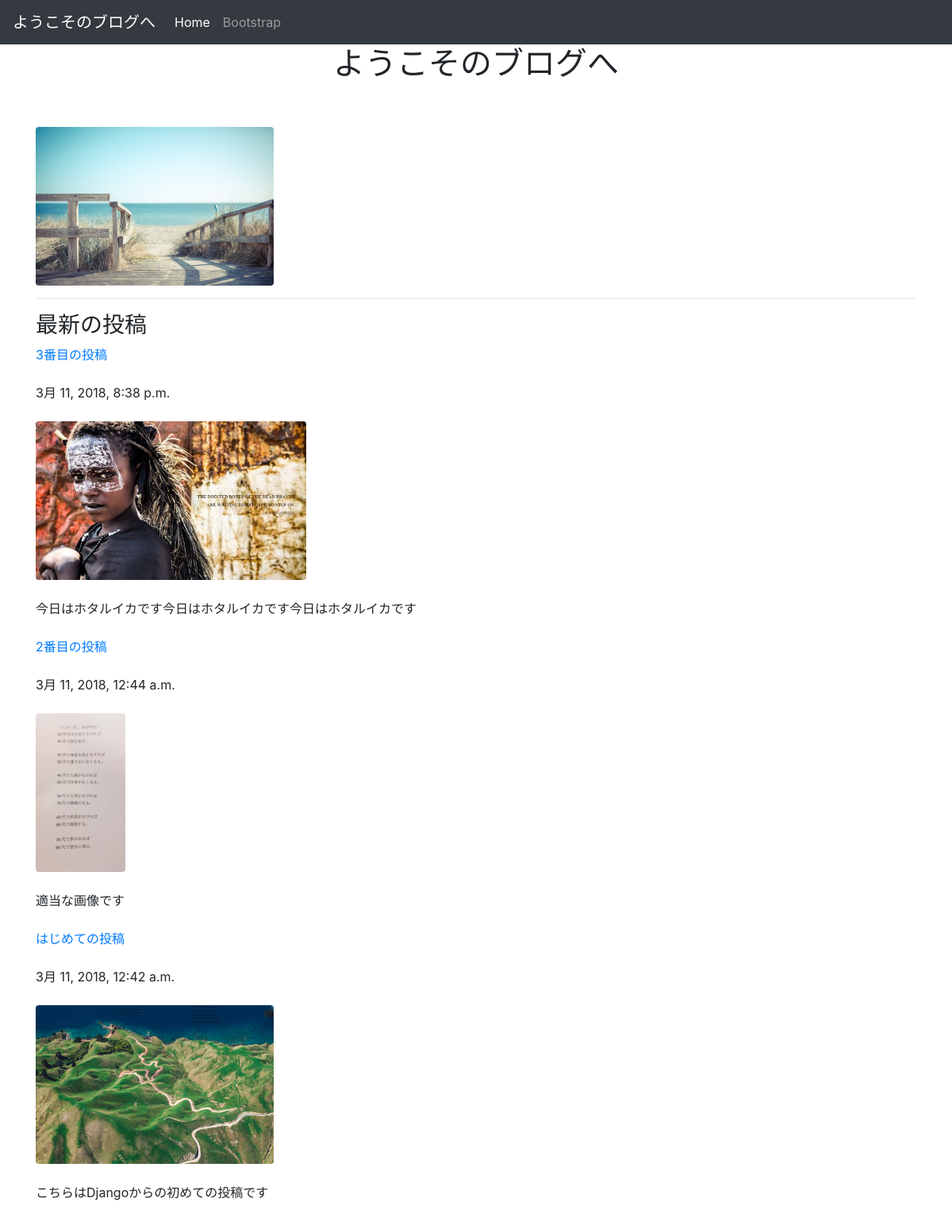
/posts/, run on the app's committed database.
### posts/models.py (models this page shows, shortened)
class Post(models.Model):
    title = models.CharField(max_length=100)
    published = models.DateTimeField()
    image = models.ImageField(upload_to='media/')
    body = models.TextField()
    def summary(self):
        return self.body[:30]

### posts/views.py (the view)
def index(request):
    posts = Post.objects.order_by("-published")
    return render(request, 'posts/index.html', {"posts" : posts})

### posts/templates/posts/index.html (shortened to what this page needs)
<!DOCTYPE html>
<html lang="ja-jp">
<head>
  <link rel="stylesheet" href="https://maxcdn.bootstrapcdn.com/bootstrap/4.0.0/css/bootstrap.min.css">
</head>
<body>
  <nav class="navbar navbar-expand-lg navbar-dark bg-dark">
    <a class="navbar-brand" href="#">ようこそのブログへ</a>
    <div class="collapse navbar-collapse" id="navbarSupportedContent">
      <ul class="navbar-nav mr-auto">
        <li class="nav-item active">
          <a class="nav-link" href="#">Home <span class="sr-only">(current)</span></a>
        </li>
        <li class="nav-item">
          <a class="nav-link" href="https://getbootstrap.com/docs/4.0/content/images/">Bootstrap</a>
        </li>
      </ul>
    </div>
  </nav>
  <div class="container">
    <h1 class="text-center">ようこそのブログへ</h1>
    <br><br>
    {% load static%}
    <img src="{%static 'posts/15532327436_d845e12436_o.jpg'%}" alt="" class="img-fluid rounded" style="max-height: 200px;" >
    <hr>
    <h3>最新の投稿</h3>
    {% for post in posts.all%}
    <a href="{% url 'post_detail' post.id %}"> {{post.title}}</a>
    <br><br>
    {{post.published}}
    <br><br>
    <img src="{{post.image.url}}" alt="" class="img-fluid rounded" style="max-height: 200px;">
    <br><br>
    {{post.summary}}
    <br><br>
    {% endfor%}
  </div>
</body>
</html>

### data on the page
Post: title "3番目の投稿", published "3月 11, 2018, 8:38 p.m.", image (picture), summary "今日はホタルイカです今日はホタルイカです今日はホタルイカです"
Post: title "2番目の投稿", published "3月 11, 2018, 12:44 a.m.", image (picture), summary "適当な画像です"
Post: title "はじめての投稿", published "3月 11, 2018, 12:42 a.m.", image (picture), summary "こちらはDjangoからの初めての投稿です"
